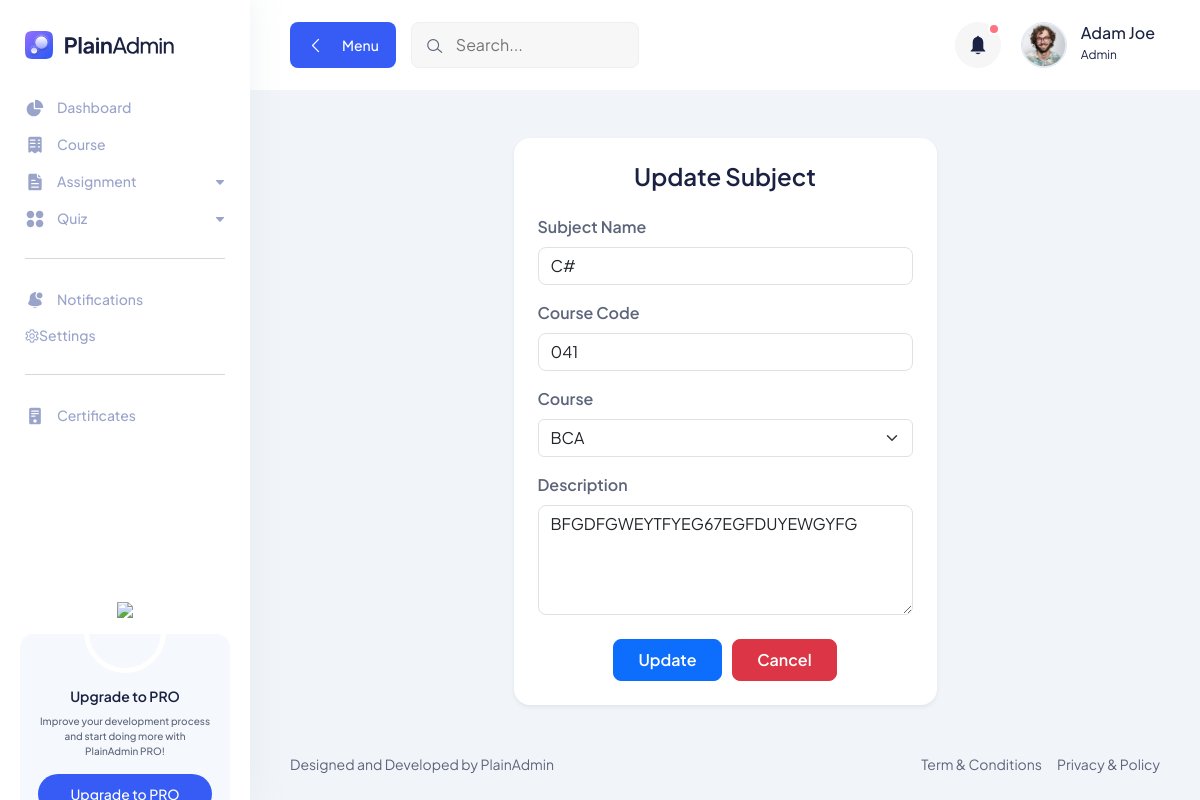
/update_subject/6/, run on the app's committed database.
### learning_hub_app/models.py (models this page shows, shortened)
class Subject(models.Model):
    name = models.CharField(max_length=100)
    code = models.CharField(max_length=20,unique=True)
    course = models.ForeignKey('Course', on_delete=models.CASCADE, related_name='subjects')
    description = models.TextField(blank=True,null=True)

class Course(models.Model):
    title = models.CharField(max_length=200)
    description = models.TextField(default="")
    instructor = models.CharField(max_length=50)

### learning_hub_app/views.py (the view, shortened to what this page needs)
# urls.py: path("update_subject/<int:id>/",  subject_update, name='update_subject'),
def subject_update(request,id):
    subject = get_object_or_404(Subject,id=id)
    courses = Course.objects.all()
    return render(request, "teacher/update_subject.html",{'subject':subject,'u':courses})

### learning_hub_app/templates/teacher/update_subject.html (shortened to what this page needs)
{% extends 'teacher/basefile.html' %}
{% block body %}
<section class="section">
  <div class="container-fluid">
    <div class="row justify-content-center">
      <div class="col-lg-6 col-md-8">
        <div class="card shadow-sm border-0 rounded-4 mt-5">
          <div class="card-body p-4">
            <h3 class="text-center mb-4 fw-semibold">Update Subject</h3>
            <form method="POST">
              <div class="mb-3">
                <label class="form-label fw-semibold">Subject Name</label>
                <input
                  type="text"
                  name="name"
                  class="form-control rounded-3"
                  placeholder="Enter subject name"
                  value="{{ subject.name|default:'' }}"
                  required
                >
              </div>
              <div class="mb-3">
                <label class="form-label fw-semibold">Course Code</label>
                <input
                  type="text"
                  name="code"
                  class="form-control rounded-3"
                  placeholder="Enter subject code"
                  value="{{ subject.code|default:'' }}"
                  required
                >
              </div>
              <div class="mb-3">
                <label class="form-label fw-semibold">Course</label>
                 <select name="course" class="form-select" required>
                {% for course in u %}
                    <option value="{{ course.id }}" {% if course.id == subject.course.id %}selected{% endif %}>{{ course.title }}</option>
                {% endfor %}
                </select>
              </div>
              <div class="mb-3">
                <label class="form-label fw-semibold">Description</label>
                <textarea
                  name="description"
                  class="form-control rounded-3"
                  rows="4"
                  placeholder="Write course description..."
                  required
                >{{ subject.description|default:'' }}</textarea>
              </div>
              <div class="text-center mt-4">
                <button type="submit" class="btn btn-primary px-4 py-2 rounded-3 fw-semibold">
                  {% if subject %}Update{% else %}Save{% endif %}
                </button>
                <a href="{% url 'subject_list' %}" class="btn btn-danger px-4 py-2 rounded-3 fw-semibold ms-2">
                  Cancel
                </a>
              </div>
            </form>
          </div>
        </div>
      </div>
    </div>
  </div>
</section>
{% endblock %}

### static/assets/css/fullcalendar.css (style rules this page uses)
:root { --fc-daygrid-event-dot-width:8px;--fc-list-event-dot-width:10px;--fc-list-event-hover-bg-color:#f5f5f5 }

### data on the page
Subject: name "C#", code "041", course "BCA", description "BFGDFGWEYTFYEG67EGFDUYEWGYFG"
